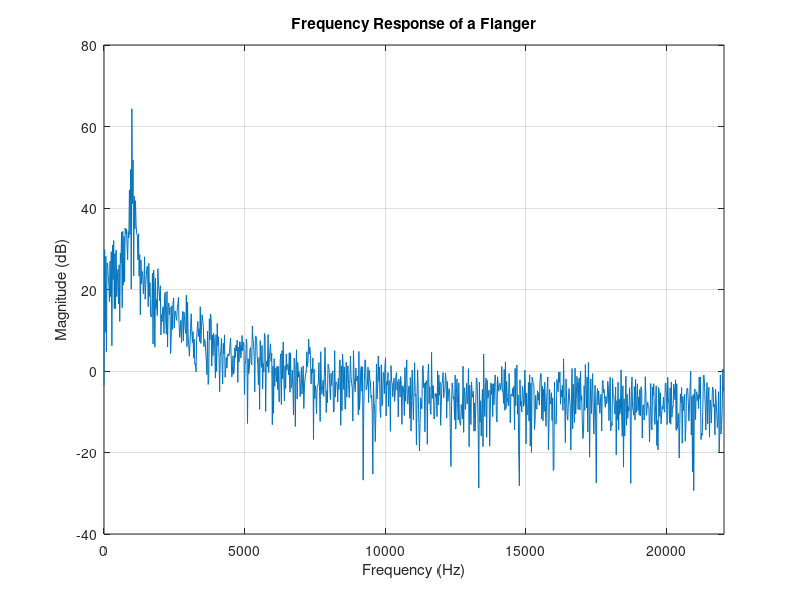

Write the MATLAB code that produced this figure.
%{
fs = 44100; % Sampling rate
t = 0:1/fs:1; % 1 second time vector
f = 100; % Frequency of the sine wave
input_signal = sin(2 * pi * f * t); % Generate sine wave

% Flanger parameters
mix = 0.5;       % Mix ratio (wet/dry)
delay = 2;       % Base delay in ms
width = 2;       % Modulation width in ms
rate = 2;     % LFO frequency in Hz

% Apply flanger effect
output_signal = flanger(input_signal, mix, delay, width, rate, fs);

% Generate the LFO for visualization
fsn = fs * 4; % Upsampled frequency
n = (1:length(input_signal) * 4)'; % Sample index for upsampled signal
LFO = sin(2 * pi * rate / fsn * n); % LFO modulation

% Time vectors
t_lfo = (0:length(LFO)-1) / fsn * 1000; % LFO time in ms
t_out = (0:length(output_signal)-1) / fs * 1000; % Output time in ms

% Plot results
figure;
subplot(3,1,1);
plot(t*1000, input_signal);
title('Input Signal', 'FontSize', 14);
xlabel('Time (ms)', 'FontSize', 12);
ylabel('Amplitude', 'FontSize', 12);
grid on;

subplot(3,1,2);
plot(t_lfo, LFO);
title('LFO Modulation (Flanger Delay)', 'FontSize', 14);
xlabel('Time (ms)', 'FontSize', 12);
ylabel('LFO Amplitude', 'FontSize', 12);
grid on;

subplot(3,1,3);
plot(t_out, output_signal);
title('Output Signal (Flanged)', 'FontSize', 14);
xlabel('Time (ms)', 'FontSize', 12);
ylabel('Amplitude', 'FontSize', 12);
grid on;
%}
% MATLAB code to generate frequency response of a flanger effect

% Parameters
fs = 44100; % Sampling frequency (Hz)
duration = 1; % Duration of the signal in seconds
f = 1000; % Frequency of a test signal (Hz)
delay_min = 0.001; % Minimum delay (1 ms)
delay_max = 0.005; % Maximum delay (5 ms)
modulation_rate = 0.25; % Rate of delay modulation (Hz)
depth = 1; % Modulation depth (fraction of maximum delay)
t = 0:1/fs:duration-1/fs; % Time vector

% Generate a test signal (sine wave)
x = sin(2*pi*f*t);

% Modulate the delay time
modulated_delay = delay_min + (depth * (delay_max - delay_min) * (sin(2*pi*modulation_rate*t) + 1) / 2);

% Initialize the output signal (flanger effect)
y = zeros(size(x));

% Apply flanger effect
for i = 1:length(x)
    delay_samples = round(modulated_delay(i) * fs); % Delay in samples
    if i - delay_samples > 0
        y(i) = x(i) + x(i - delay_samples); % Mix original signal with delayed signal
    else
        y(i) = x(i); % If there's no valid previous sample, just pass the original signal
    end
end

% Calculate the frequency response of the flanger
[H, f_response] = freqz(y, 1, 1024, fs);

% Plot the frequency response
figure;
plot(f_response, 20*log10(abs(H)));
xlabel('Frequency (Hz)');
ylabel('Magnitude (dB)');
title('Frequency Response of a Flanger');
grid on;
xlim([0 fs/2]); % Focus on the audible frequency range (0 - Nyquist)
